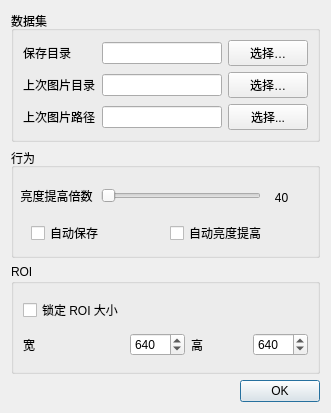
<?xml version="1.0" encoding="UTF-8"?>
<ui version="4.0">
 <class>SettingsDialog</class>
 <widget class="QDialog" name="SettingsDialog">
  <property name="geometry">
   <rect>
    <x>0</x>
    <y>0</y>
    <width>331</width>
    <height>413</height>
   </rect>
  </property>
  <property name="windowTitle">
   <string>设置</string>
  </property>
  <layout class="QVBoxLayout" name="verticalLayout">
   <item>
    <widget class="QGroupBox" name="group_dataset">
     <property name="title">
      <string>数据集</string>
     </property>
     <layout class="QGridLayout" name="gridDataset">
      <item row="0" column="1">
       <widget class="QLineEdit" name="dataset_dir_edit">
        <property name="readOnly">
         <bool>true</bool>
        </property>
       </widget>
      </item>
      <item row="3" column="0">
       <widget class="QLabel" name="label_last_img_path">
        <property name="text">
         <string>上次图片路径</string>
        </property>
       </widget>
      </item>
      <item row="3" column="1">
       <widget class="QLineEdit" name="last_img_path_edit"/>
      </item>
      <item row="0" column="0">
       <widget class="QLabel" name="label_dataset_dir">
        <property name="text">
         <string>保存目录</string>
        </property>
       </widget>
      </item>
      <item row="0" column="2">
       <widget class="QPushButton" name="choose_dataset_dir_button">
        <property name="text">
         <string>选择…</string>
        </property>
       </widget>
      </item>
      <item row="1" column="2">
       <widget class="QPushButton" name="choose_last_img_dir_button">
        <property name="text">
         <string>选择…</string>
        </property>
       </widget>
      </item>
      <item row="1" column="0">
       <widget class="QLabel" name="label_last_img_dir">
        <property name="text">
         <string>上次图片目录</string>
        </property>
       </widget>
      </item>
      <item row="1" column="1">
       <widget class="QLineEdit" name="last_img_dir_edit">
        <property name="readOnly">
         <bool>true</bool>
        </property>
       </widget>
      </item>
      <item row="3" column="2">
       <widget class="QPushButton" name="choose_last_img_path_button">
        <property name="text">
         <string>选择...</string>
        </property>
       </widget>
      </item>
     </layout>
    </widget>
   </item>
   <item>
    <widget class="QGroupBox" name="groupBox">
     <property name="title">
      <string>行为</string>
     </property>
     <widget class="QSlider" name="v_rate_slider">
      <property name="geometry">
       <rect>
        <x>90</x>
        <y>40</y>
        <width>160</width>
        <height>16</height>
       </rect>
      </property>
      <property name="minimum">
       <number>10</number>
      </property>
      <property name="maximum">
       <number>100</number>
      </property>
      <property name="orientation">
       <enum>Qt::Orientation::Horizontal</enum>
      </property>
     </widget>
     <widget class="QLabel" name="v_rate_label">
      <property name="geometry">
       <rect>
        <x>250</x>
        <y>40</y>
        <width>41</width>
        <height>20</height>
       </rect>
      </property>
      <property name="text">
       <string>40</string>
      </property>
      <property name="alignment">
       <set>Qt::AlignmentFlag::AlignCenter</set>
      </property>
     </widget>
     <widget class="QWidget" name="horizontalLayoutWidget">
      <property name="geometry">
       <rect>
        <x>20</x>
        <y>70</y>
        <width>271</width>
        <height>31</height>
       </rect>
      </property>
      <layout class="QHBoxLayout" name="horizontalLayout">
       <item>
        <widget class="QCheckBox" name="auto_save_checkbox">
         <property name="text">
          <string>自动保存</string>
         </property>
        </widget>
       </item>
       <item>
        <widget class="QCheckBox" name="auto_enhance_checkbox">
         <property name="text">
          <string>自动亮度提高</string>
         </property>
        </widget>
       </item>
      </layout>
     </widget>
     <widget class="QLabel" name="v_rate_tip_label">
      <property name="geometry">
       <rect>
        <x>0</x>
        <y>40</y>
        <width>91</width>
        <height>16</height>
       </rect>
      </property>
      <property name="text">
       <string>亮度提高倍数</string>
      </property>
      <property name="alignment">
       <set>Qt::AlignmentFlag::AlignCenter</set>
      </property>
     </widget>
    </widget>
   </item>
   <item>
    <widget class="QGroupBox" name="group_roi">
     <property name="title">
      <string>ROI</string>
     </property>
     <layout class="QGridLayout" name="gridRoi">
      <item row="1" column="3">
       <widget class="QSpinBox" name="roi_h_spin">
        <property name="minimum">
         <number>16</number>
        </property>
        <property name="maximum">
         <number>4096</number>
        </property>
        <property name="singleStep">
         <number>16</number>
        </property>
        <property name="value">
         <number>640</number>
        </property>
       </widget>
      </item>
      <item row="1" column="2">
       <widget class="QLabel" name="label_roi_h">
        <property name="text">
         <string>高</string>
        </property>
       </widget>
      </item>
      <item row="0" column="0">
       <widget class="QCheckBox" name="fix_roi_checkbox">
        <property name="text">
         <string>锁定 ROI 大小</string>
        </property>
       </widget>
      </item>
      <item row="1" column="0">
       <widget class="QLabel" name="label_roi_w">
        <property name="text">
         <string>宽</string>
        </property>
       </widget>
      </item>
      <item row="1" column="1">
       <widget class="QSpinBox" name="roi_w_spin">
        <property name="minimum">
         <number>16</number>
        </property>
        <property name="maximum">
         <number>4096</number>
        </property>
        <property name="singleStep">
         <number>16</number>
        </property>
        <property name="value">
         <number>640</number>
        </property>
       </widget>
      </item>
     </layout>
    </widget>
   </item>
   <item>
    <widget class="QDialogButtonBox" name="buttonBox">
     <property name="locale">
      <locale language="Chinese" country="China"/>
     </property>
     <property name="standardButtons">
      <set>QDialogButtonBox::StandardButton::Ok</set>
     </property>
    </widget>
   </item>
  </layout>
 </widget>
 <resources/>
 <connections>
  <connection>
   <sender>choose_dataset_dir_button</sender>
   <signal>clicked()</signal>
   <receiver>SettingsDialog</receiver>
   <slot>SaveDirEditUpdate()</slot>
   <hints>
    <hint type="sourcelabel">
     <x>269</x>
     <y>50</y>
    </hint>
    <hint type="destinationlabel">
     <x>165</x>
     <y>162</y>
    </hint>
   </hints>
  </connection>
  <connection>
   <sender>choose_last_img_dir_button</sender>
   <signal>clicked()</signal>
   <receiver>SettingsDialog</receiver>
   <slot>LastImageDirEditUpdate()</slot>
   <hints>
    <hint type="sourcelabel">
     <x>269</x>
     <y>82</y>
    </hint>
    <hint type="destinationlabel">
     <x>165</x>
     <y>162</y>
    </hint>
   </hints>
  </connection>
  <connection>
   <sender>buttonBox</sender>
   <signal>accepted()</signal>
   <receiver>SettingsDialog</receiver>
   <slot>accept()</slot>
   <hints>
    <hint type="sourcelabel">
     <x>165</x>
     <y>294</y>
    </hint>
    <hint type="destinationlabel">
     <x>165</x>
     <y>162</y>
    </hint>
   </hints>
  </connection>
  <connection>
   <sender>choose_last_img_path_button</sender>
   <signal>clicked()</signal>
   <receiver>SettingsDialog</receiver>
   <slot>LastImagePathEditUpdate()</slot>
   <hints>
    <hint type="sourcelabel">
     <x>269</x>
     <y>114</y>
    </hint>
    <hint type="destinationlabel">
     <x>165</x>
     <y>162</y>
    </hint>
   </hints>
  </connection>
 </connections>
 <slots>
  <slot>LastImageDirEditUpdate()</slot>
  <slot>SaveDirEditUpdate()</slot>
  <slot>LastImagePathEditUpdate()</slot>
 </slots>
</ui>
